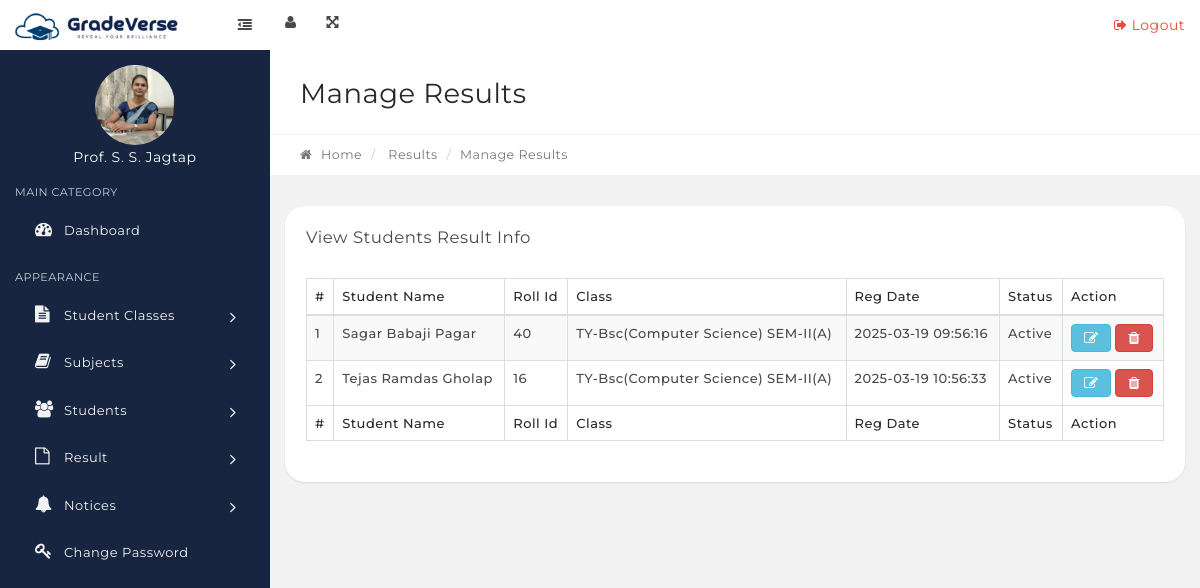
/GradeVerse/manage-results.php, run on the app's committed database.
### tables this page shows
CREATE TABLE `tblstudents` (
  `StudentId` int(11) NOT NULL,
  `StudentName` varchar(100) DEFAULT NULL,
  `RollId` varchar(100) DEFAULT NULL,
  `StudentEmail` varchar(100) DEFAULT NULL,
  `Gender` varchar(10) DEFAULT NULL,
  `DOB` varchar(100) DEFAULT NULL,
  `ClassId` int(11) DEFAULT NULL,
  `RegDate` timestamp NULL DEFAULT current_timestamp(),
  `UpdationDate` timestamp NULL DEFAULT NULL,
  `Status` int(1) DEFAULT NULL
);

### GradeVerse/manage-results.php (the view, shortened to what this page needs)
<?php
include('includes/config.php');
if(strlen($_SESSION['alogin'])=="")
    {
    header("Location: index.php");
    }
    else{
?>
<link rel="stylesheet" type="text/css" href="assets/js/DataTables/datatables.min.css"/>
   <?php include('includes/topbar.php');?>
            <div class="content-wrapper">
                <div class="content-container">
<?php include('includes/leftbar.php');?>
                    <div class="main-page">
                        <div class="container-fluid">
                            <div class="row page-title-div">
                                <div class="col-md-6">
                                    <h2 class="title">Manage Results</h2>
                                </div>
                            </div>
                            <div class="row breadcrumb-div">
                                <div class="col-md-6">
                                    <ul class="breadcrumb">
            							<li><a href="dashboard.php"><i class="fa fa-home"></i> Home</a></li>
                                        <li> Results</li>
            							<li class="active">Manage Results</li>
            						</ul>
                                </div>
                            </div>
                        </div>
                        <section class="section">
                            <div class="container-fluid">
                                <div class="row">
                                    <div class="col-md-12">
                                        <div class="panel">
                                            <div class="panel-heading">
                                                <div class="panel-title">
                                                    <h5>View Students Result Info</h5>
                                                </div>
                                            </div>
                                            <div class="panel-body p-20">
                                                <table id="example" class="display table table-striped table-bordered" cellspacing="0" width="100%">
                                                    <thead>
                                                        <tr>
                                                            <th>#</th>
                                                            <th>Student Name</th>
                                                            <th>Roll Id</th>
                                                            <th>Class</th>
                                                            <th>Reg Date</th>
                                                            <th>Status</th>
                                                            <th>Action</th>
                                                        </tr>
                                                    </thead>
                                                    <tfoot>
                                                        <tr>
                                                          <th>#</th>
                                                            <th>Student Name</th>
                                                            <th>Roll Id</th>
                                                            <th>Class</th>
                                                            <th>Reg Date</th>
                                                            <th>Status</th>
                                                            <th>Action</th>
                                                        </tr>
                                                    </tfoot>
                                                    <tbody>
<?php $sql = "SELECT  distinct tblstudents.StudentName,tblstudents.RollId,tblstudents.RegDate,tblstudents.StudentId,tblstudents.Status,tblclasses.ClassName,tblclasses.Section from tblresult join tblstudents on tblstudents.StudentId=tblresult.StudentId  join tblclasses on tblclasses.id=tblresult.ClassId";
$query = $dbh->prepare($sql);
$query->execute();
$results=$query->fetchAll(PDO::FETCH_OBJ);
$cnt=1;
if($query->rowCount() > 0)
{
foreach($results as $result)
{   ?>
<tr>
 <td><?php echo htmlentities($cnt);?></td>
                                                            <td><?php echo htmlentities($result->StudentName);?></td>
                                                            <td><?php echo htmlentities($result->RollId);?></td>
                                                            <td><?php echo htmlentities($result->ClassName);?>(<?php echo htmlentities($result->Section);?>)</td>
                                                            <td><?php echo htmlentities($result->RegDate);?></td>
                                                             <td><?php if($result->Status==1){
echo htmlentities('Active');
}
else{
   echo htmlentities('Blocked');
}
                                                                ?></td>
<td>
<a href="edit-result.php?stid=<?php echo htmlentities($result->StudentId);?>" class="btn btn-info"><i class="fa fa-edit" title="Edit Record"></i> </a>
<a href="manage-results.php?id=<?php echo htmlentities($result->id);?>" onclick="return confirm('Do you really want to delete the result?');" class="btn btn-danger">
    <i class="fa fa-trash" title="Delete this Record"></i> </a>
</td>
</tr>
<?php $cnt=$cnt+1;}} ?>
                                                    </tbody>
                                                </table>
                                            </div>
                                        </div>
                                    </div>
                                                </div>
                                            </div>
                                        </div>
                                    </div>
                                </div>
                            </div>
<?php include('includes/footer.php');?>
<?php } ?>

### data on the page
tblstudents: StudentName "Sagar Babaji Pagar", RollId "40", ClassName "TY-Bsc(Computer Science) SEM-II", Section "A", RegDate "2025-03-19 09:56:16"
tblstudents: StudentName "Tejas Ramdas Gholap", RollId "16", ClassName "TY-Bsc(Computer Science) SEM-II", Section "A", RegDate "2025-03-19 10:56:33"
